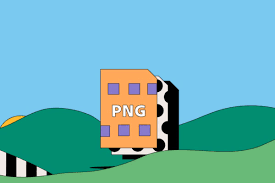
#> input picture example.png, 275 x 183 px
$ python -i fourier_transform.py   (imports and definitions only)   (older library calls are emulated)
#> lines starting #> are read from the running program, lines starting #| are printed output that depends on the picture
import cv2
import numpy as np
import matplotlib.pyplot as plt


def fourier_transform_image(file_path):
#> called with file_path = 'example.png'
    image = cv2.imread(file_path)
#> image is the input picture: shape (183, 275, 3); mean B, G, R 181.8, 177.9, 105.7
    if image is None:
        raise ValueError("Unable to load image.")

    gray = cv2.cvtColor(image, cv2.COLOR_BGR2GRAY)
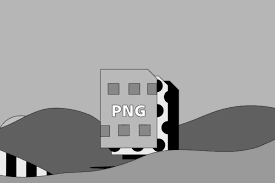
#> gray: shape (183, 275); min 0, max 255, mean 156.8
    fourier = cv2.dft(np.float32(gray), flags=cv2.DFT_COMPLEX_OUTPUT)
    fourier_shift = np.fft.fftshift(fourier)

    magnitude_spectrum = 20 * np.log(cv2.magnitude(fourier_shift[:,:,0], fourier_shift[:,:,1]))
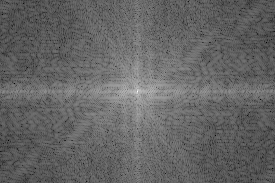
#> magnitude_spectrum: shape (183, 275) float32; min 33.7, max 317.6, mean 146.2; drawn with min black and max white
    magnitude_spectrum = cv2.normalize(magnitude_spectrum, None, 0, 255, cv2.NORM_MINMAX, cv2.CV_8UC1)

    fft=fourier_shift[:,:,0]+1j*fourier_shift[:,:,1]
    phase_spectrum = np.angle(fft)
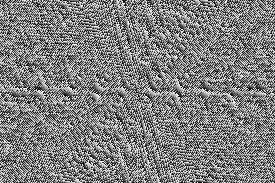
#> phase_spectrum: shape (183, 275) float32; min -3.14, max 3.14, mean 0.0049; drawn with min black and max white

    fig = plt.figure(figsize=(10, 4))
    ax1 = fig.add_subplot(1, 3, 1)
    ax2 = fig.add_subplot(1, 3, 2)
    ax3 = fig.add_subplot(1, 3, 3)

    ax1.imshow(gray, cmap='gray')
    ax1.set_title('Grayscale')

    ax2.imshow(magnitude_spectrum, cmap='gray')
    ax2.set_title('Magnitude')

    ax3.imshow(phase_spectrum, cmap='gray')
    ax3.set_title('Phase')

    for ax in [ax1, ax2, ax3]:
        ax.axis('off')

    plt.tight_layout()
    plt.show()
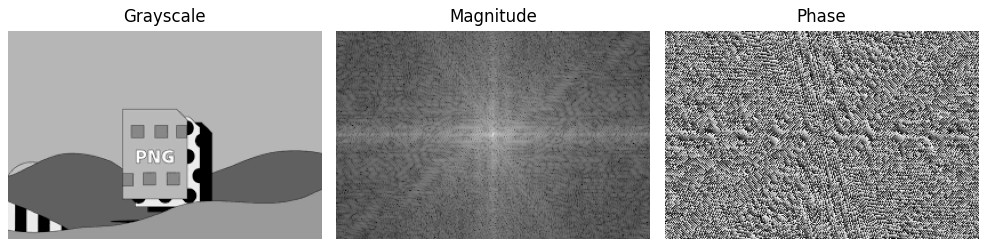
#> figure drawn by matplotlib, 3 panels

>>> result = fourier_transform_image('example.png')
